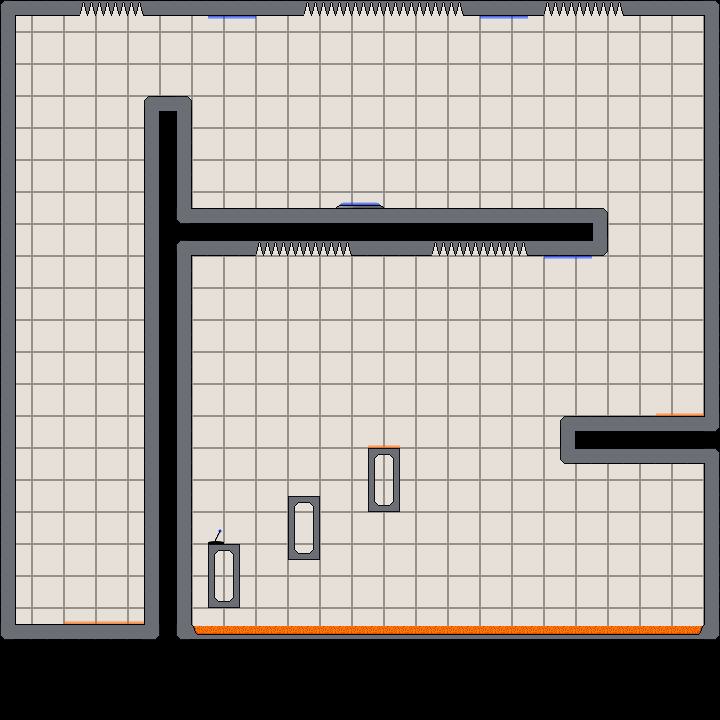

This is a level from a 2D game, rendered from its Tiled map with the project's own tilesets. A one-line summary and the map file follow, with tile-layer data summarised:
An orthogonal 45x45 tile map with 16x16 px tiles, 8 tile layers (background, walls, switches, gravTiles, ...) and 1 object (spawnPoint1).

<map version="1.0" orientation="orthogonal" width="45" height="45" tilewidth="16" tileheight="16">
 <tileset firstgid="1" name="interiorTileset" tilewidth="16" tileheight="16">
  <image source="interiorTileset.png" trans="ff00ff" width="144" height="64" />
 </tileset>
 <layer name="background" width="45" height="45">
  <data>[2025 cells, 2025 non-empty, 5 distinct tile ids]</data>
 </layer>
 <layer name="walls" width="45" height="45">
  <data>[2025 cells, 340 non-empty, 16 distinct tile ids]</data>
 </layer>
 <layer name="switches" width="45" height="45">
  <data>[2025 cells, 1 non-empty, 1 distinct tile ids]</data>
 </layer>
 <layer name="gravTiles" width="45" height="45">
  <data>[2025 cells, 19 non-empty, 2 distinct tile ids]</data>
 </layer>
 <objectgroup name="spawnPoint" width="45" height="45">
  <object name="spawnPoint1" x="41" y="582" />
 </objectgroup>
 <layer name="acid" width="45" height="45">
  <data>[2025 cells, 128 non-empty, 4 distinct tile ids]</data>
 </layer>
 <layer name="exit" width="45" height="45">
  <data>[2025 cells, 1 non-empty, 1 distinct tile ids]</data>
 </layer>
 <layer name="exitDummyTiles" width="45" height="45">
  <data>[2025 cells, 2 non-empty, 2 distinct tile ids]</data>
 </layer>
 <layer name="spikes" width="45" height="45">
  <data>[2025 cells, 21 non-empty, 1 distinct tile ids]</data>
 </layer>
</map>
